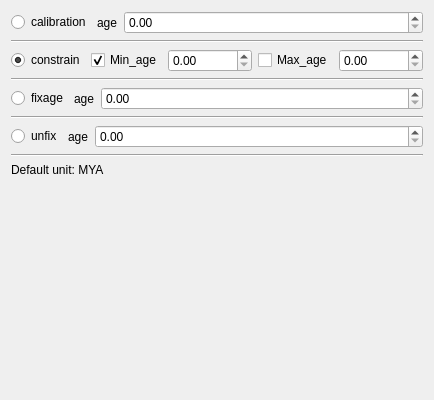
     <widget class="QWidget" name="tab_2">
      <attribute name="title">
       <string>r8s</string>
      </attribute>
      <layout class="QVBoxLayout" name="verticalLayout_2">
       <item>
        <layout class="QHBoxLayout" name="horizontalLayout_2">
         <item>
          <widget class="QRadioButton" name="radioButton_7">
           <property name="text">
            <string>calibration</string>
           </property>
           <property name="checkable">
            <bool>true</bool>
           </property>
           <property name="checked">
            <bool>false</bool>
           </property>
          </widget>
         </item>
         <item>
          <widget class="QLabel" name="label">
           <property name="layoutDirection">
            <enum>Qt::LeftToRight</enum>
           </property>
           <property name="text">
            <string>age</string>
           </property>
          </widget>
         </item>
         <item>
          <widget class="QDoubleSpinBox" name="doubleSpinBox_27">
           <property name="sizePolicy">
            <sizepolicy hsizetype="Expanding" vsizetype="Fixed">
             <horstretch>0</horstretch>
             <verstretch>0</verstretch>
            </sizepolicy>
           </property>
           <property name="decimals">
            <number>2</number>
           </property>
           <property name="maximum">
            <double>9999999.000000000000000</double>
           </property>
           <property name="singleStep">
            <double>0.000100000000000</double>
           </property>
          </widget>
         </item>
        </layout>
       </item>
       <item>
        <widget class="Line" name="line_12">
         <property name="sizePolicy">
          <sizepolicy hsizetype="Expanding" vsizetype="Fixed">
           <horstretch>0</horstretch>
           <verstretch>0</verstretch>
          </sizepolicy>
         </property>
         <property name="orientation">
          <enum>Qt::Horizontal</enum>
         </property>
        </widget>
       </item>
       <item>
        <layout class="QHBoxLayout" name="horizontalLayout_3">
         <item>
          <widget class="QRadioButton" name="radioButton_8">
           <property name="text">
            <string>constrain</string>
           </property>
           <property name="checked">
            <bool>true</bool>
           </property>
          </widget>
         </item>
         <item>
          <widget class="QCheckBox" name="checkBox">
           <property name="text">
            <string>Min_age</string>
           </property>
           <property name="checked">
            <bool>true</bool>
           </property>
          </widget>
         </item>
         <item>
          <widget class="QDoubleSpinBox" name="doubleSpinBox_28">
           <property name="sizePolicy">
            <sizepolicy hsizetype="Expanding" vsizetype="Fixed">
             <horstretch>0</horstretch>
             <verstretch>0</verstretch>
            </sizepolicy>
           </property>
           <property name="decimals">
            <number>2</number>
           </property>
           <property name="maximum">
            <double>9999999.000000000000000</double>
           </property>
           <property name="singleStep">
            <double>0.000100000000000</double>
           </property>
          </widget>
         </item>
         <item>
          <widget class="QCheckBox" name="checkBox_2">
           <property name="text">
            <string>Max_age</string>
           </property>
          </widget>
         </item>
         <item>
          <widget class="QDoubleSpinBox" name="doubleSpinBox_29">
           <property name="sizePolicy">
            <sizepolicy hsizetype="Expanding" vsizetype="Fixed">
             <horstretch>0</horstretch>
             <verstretch>0</verstretch>
            </sizepolicy>
           </property>
           <property name="decimals">
            <number>2</number>
           </property>
           <property name="maximum">
            <double>9999999.000000000000000</double>
           </property>
           <property name="singleStep">
            <double>0.000100000000000</double>
           </property>
          </widget>
         </item>
        </layout>
       </item>
       <item>
        <widget class="Line" name="line_13">
         <property name="sizePolicy">
          <sizepolicy hsizetype="Expanding" vsizetype="Fixed">
           <horstretch>0</horstretch>
           <verstretch>0</verstretch>
          </sizepolicy>
         </property>
         <property name="orientation">
          <enum>Qt::Horizontal</enum>
         </property>
        </widget>
       </item>
       <item>
        <layout class="QHBoxLayout" name="horizontalLayout_4">
         <item>
          <widget class="QRadioButton" name="radioButton_9">
           <property name="text">
            <string>fixage</string>
           </property>
          </widget>
         </item>
         <item>
          <widget class="QLabel" name="label_36">
           <property name="layoutDirection">
            <enum>Qt::RightToLeft</enum>
           </property>
           <property name="text">
            <string>age</string>
           </property>
          </widget>
         </item>
         <item>
          <widget class="QDoubleSpinBox" name="doubleSpinBox_30">
           <property name="sizePolicy">
            <sizepolicy hsizetype="Expanding" vsizetype="Fixed">
             <horstretch>0</horstretch>
             <verstretch>0</verstretch>
            </sizepolicy>
           </property>
           <property name="decimals">
            <number>2</number>
           </property>
           <property name="maximum">
            <double>9999999.000000000000000</double>
           </property>
           <property name="singleStep">
            <double>0.000100000000000</double>
           </property>
          </widget>
         </item>
        </layout>
       </item>
       <item>
        <widget class="Line" name="line_21">
         <property name="sizePolicy">
          <sizepolicy hsizetype="Expanding" vsizetype="Fixed">
           <horstretch>0</horstretch>
           <verstretch>0</verstretch>
          </sizepolicy>
         </property>
         <property name="orientation">
          <enum>Qt::Horizontal</enum>
         </property>
        </widget>
       </item>
       <item>
        <layout class="QHBoxLayout" name="horizontalLayout_5">
         <item>
          <widget class="QRadioButton" name="radioButton_10">
           <property name="text">
            <string>unfix</string>
           </property>
          </widget>
         </item>
         <item>
          <widget class="QLabel" name="label_37">
           <property name="layoutDirection">
            <enum>Qt::RightToLeft</enum>
           </property>
           <property name="text">
            <string>age</string>
           </property>
          </widget>
         </item>
         <item>
          <widget class="QDoubleSpinBox" name="doubleSpinBox_31">
           <property name="sizePolicy">
            <sizepolicy hsizetype="Expanding" vsizetype="Fixed">
             <horstretch>0</horstretch>
             <verstretch>0</verstretch>
            </sizepolicy>
           </property>
           <property name="decimals">
            <number>2</number>
           </property>
           <property name="maximum">
            <double>9999999.000000000000000</double>
           </property>
           <property name="singleStep">
            <double>0.000100000000000</double>
           </property>
          </widget>
         </item>
        </layout>
       </item>
       <item>
        <widget class="Line" name="line_22">
         <property name="sizePolicy">
          <sizepolicy hsizetype="Expanding" vsizetype="Fixed">
           <horstretch>0</horstretch>
           <verstretch>0</verstretch>
          </sizepolicy>
         </property>
         <property name="orientation">
          <enum>Qt::Horizontal</enum>
         </property>
        </widget>
       </item>
       <item>
        <widget class="QLabel" name="label_2">
         <property name="text">
          <string>Default unit: MYA</string>
         </property>
        </widget>
       </item>
       <item>
        <spacer name="verticalSpacer">
         <property name="orientation">
          <enum>Qt::Vertical</enum>
         </property>
         <property name="sizeHint" stdset="0">
          <size>
           <width>20</width>
           <height>212</height>
          </size>
         </property>
        </spacer>
       </item>
      </layout>
     </widget>
